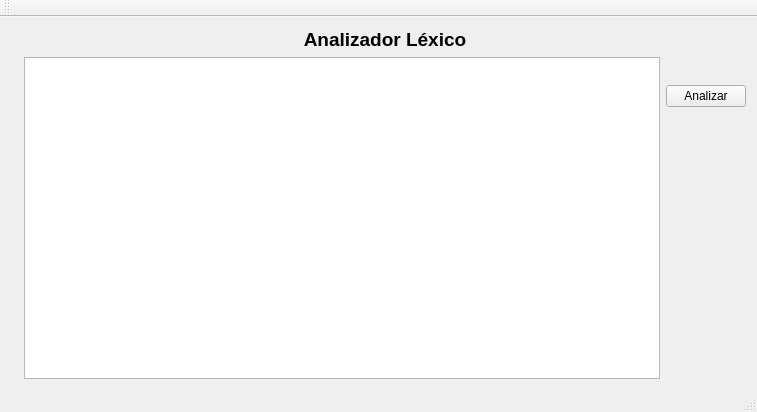
<?xml version="1.0" encoding="UTF-8"?>
<ui version="4.0">
 <class>MainWindow</class>
 <widget class="QMainWindow" name="MainWindow">
  <property name="geometry">
   <rect>
    <x>0</x>
    <y>0</y>
    <width>757</width>
    <height>412</height>
   </rect>
  </property>
  <property name="windowTitle">
   <string>LexicalAnalyzer</string>
  </property>
  <widget class="QWidget" name="centralWidget">
   <layout class="QGridLayout" name="gridLayout_2">
    <item row="0" column="0">
     <widget class="QLabel" name="label">
      <property name="text">
       <string/>
      </property>
     </widget>
    </item>
    <item row="0" column="1">
     <widget class="QLabel" name="Title">
      <property name="font">
       <font>
        <pointsize>14</pointsize>
        <weight>75</weight>
        <bold>true</bold>
       </font>
      </property>
      <property name="text">
       <string>Analizador Léxico</string>
      </property>
      <property name="alignment">
       <set>Qt::AlignCenter</set>
      </property>
     </widget>
    </item>
    <item row="1" column="1">
     <layout class="QGridLayout" name="gridLayout">
      <item row="0" column="1">
       <layout class="QVBoxLayout" name="verticalLayout">
        <item>
         <widget class="QPushButton" name="analyzeBT">
          <property name="text">
           <string>Analizar</string>
          </property>
         </widget>
        </item>
        <item>
         <widget class="QLabel" name="checkLB">
          <property name="enabled">
           <bool>false</bool>
          </property>
          <property name="maximumSize">
           <size>
            <width>89</width>
            <height>87</height>
           </size>
          </property>
          <property name="text">
           <string/>
          </property>
          <property name="pixmap">
           <pixmap resource="resource.qrc">:/images/check.png</pixmap>
          </property>
          <property name="scaledContents">
           <bool>true</bool>
          </property>
         </widget>
        </item>
        <item>
         <widget class="QLabel" name="crossLB">
          <property name="enabled">
           <bool>false</bool>
          </property>
          <property name="maximumSize">
           <size>
            <width>89</width>
            <height>87</height>
           </size>
          </property>
          <property name="text">
           <string/>
          </property>
          <property name="pixmap">
           <pixmap resource="resource.qrc">:/images/cross.png</pixmap>
          </property>
          <property name="scaledContents">
           <bool>true</bool>
          </property>
         </widget>
        </item>
       </layout>
      </item>
      <item row="0" column="0">
       <widget class="QTextEdit" name="textTE"/>
      </item>
     </layout>
    </item>
   </layout>
   <zorder>textTE</zorder>
   <zorder>label</zorder>
   <zorder>Title</zorder>
   <zorder>checkLB</zorder>
   <zorder>analyzeBT</zorder>
   <zorder>crossLB</zorder>
   <zorder>analyzeBT</zorder>
   <zorder>checkLB</zorder>
  </widget>
  <widget class="QMenuBar" name="menuBar">
   <property name="geometry">
    <rect>
     <x>0</x>
     <y>0</y>
     <width>757</width>
     <height>21</height>
    </rect>
   </property>
  </widget>
  <widget class="QToolBar" name="mainToolBar">
   <attribute name="toolBarArea">
    <enum>TopToolBarArea</enum>
   </attribute>
   <attribute name="toolBarBreak">
    <bool>false</bool>
   </attribute>
  </widget>
  <widget class="QStatusBar" name="statusBar"/>
 </widget>
 <layoutdefault spacing="6" margin="11"/>
 <resources>
  <include location="resource.qrc"/>
 </resources>
 <connections/>
</ui>
